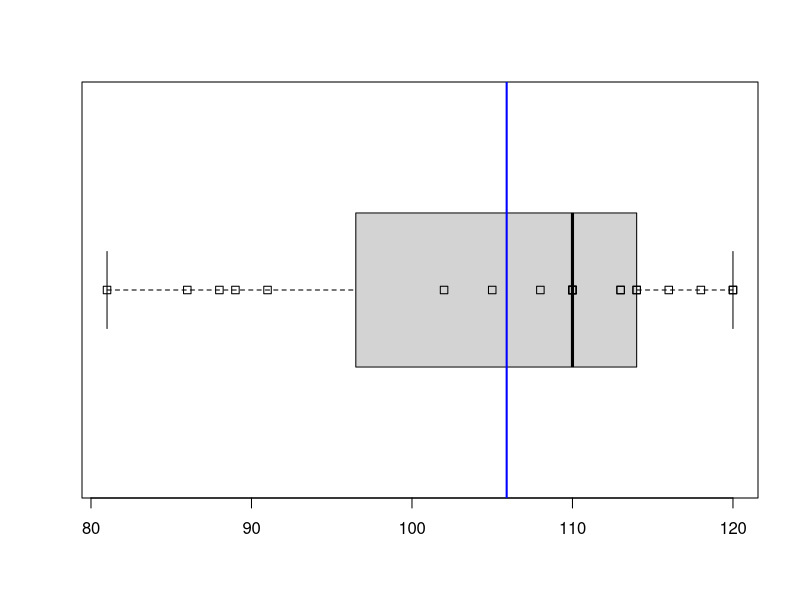
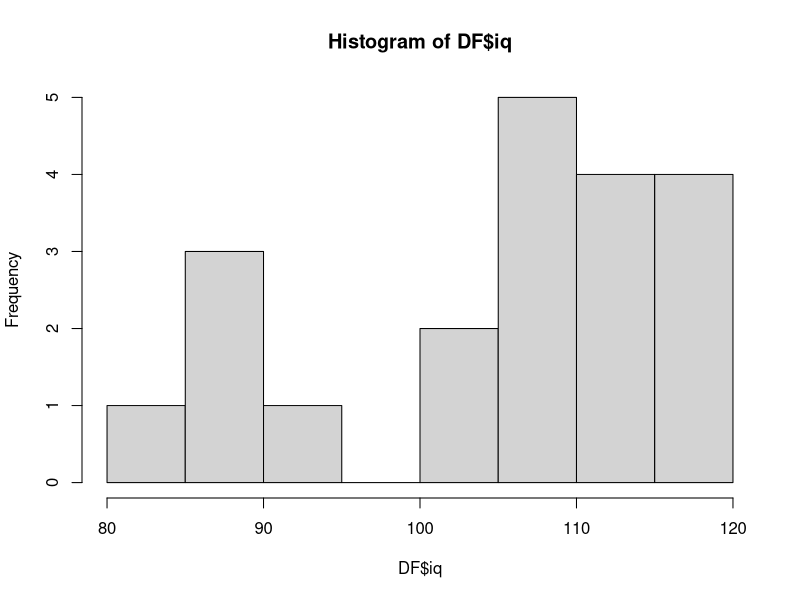
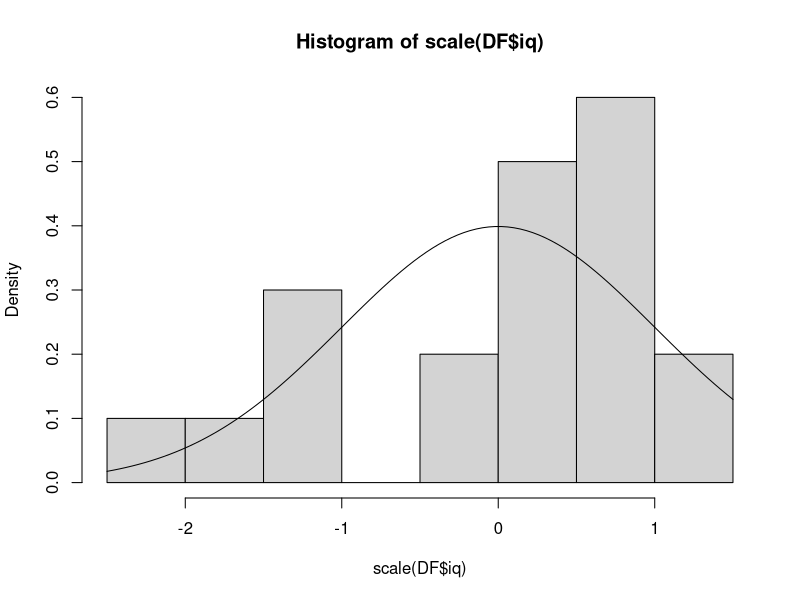
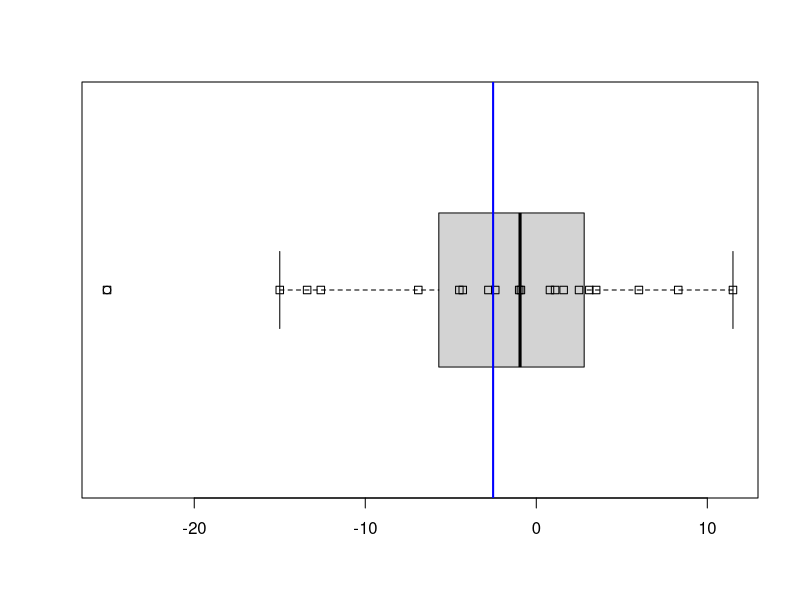
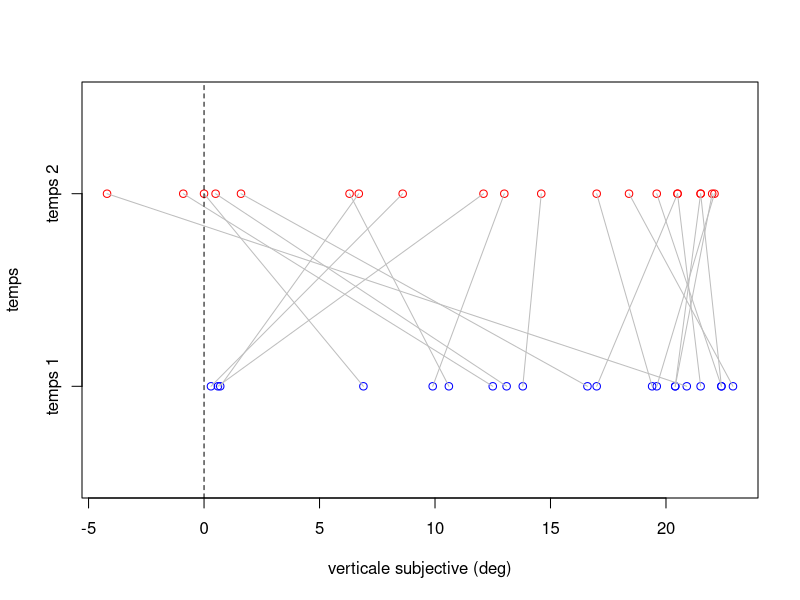
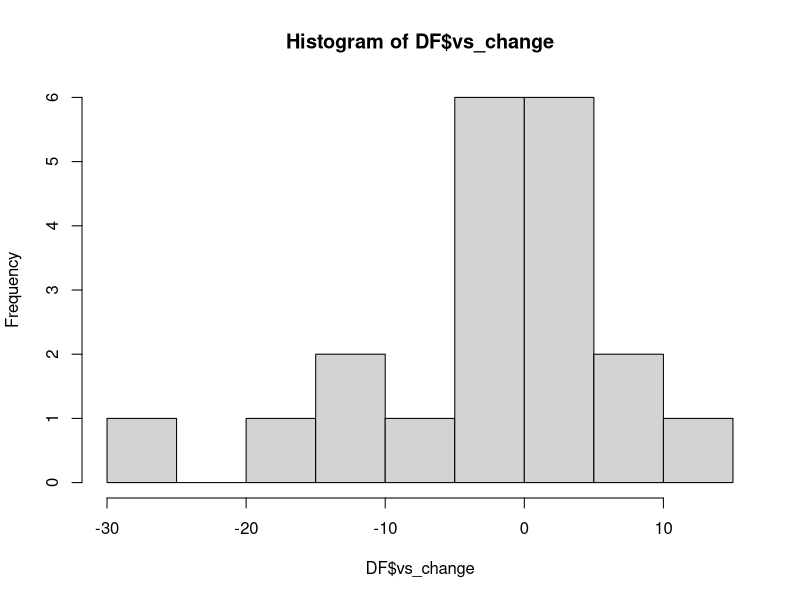
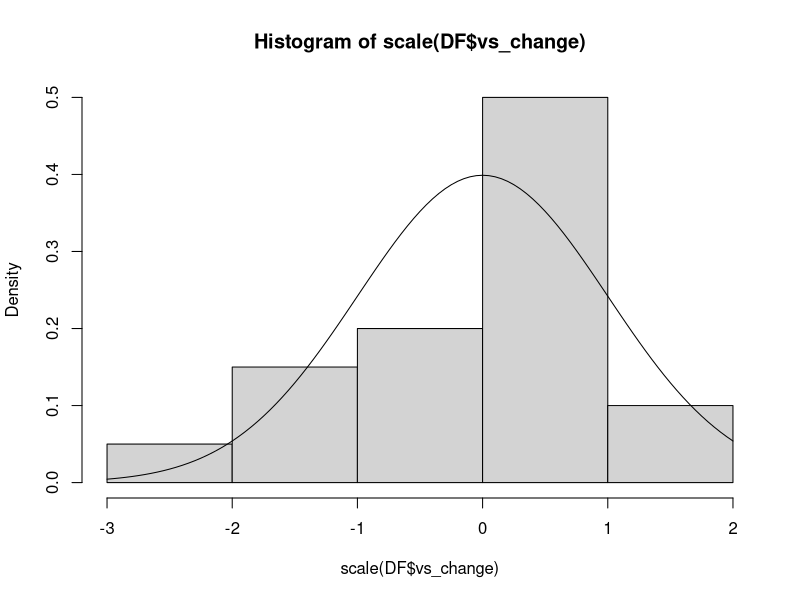

R code for these plots, in order: (Note: this script raises an error after producing the figures.)
## ---- chunk 1
knitr::opts_chunk$set(echo = TRUE, results = T, dpi = 800, warning=F)
rm(list = ls()) # efface tous les objets de l'environnement
## ---- chunk 2
DF <- readxl::read_xlsx("perception.xlsx")
DF # montre le DF
str(DF) # format des variables ok
summary(DF) # pas de NAs
## ---- chunk 3
# indice de tendances centrales (moyenne et médiane)
summary(DF$iq)
# indice de dispersion
sd(DF$iq)
quantile(x = DF$iq, probs = c(0.25, 0.75))
# graphique
boxplot(DF$iq, horizontal = T)
graphics::stripchart(DF$iq, add = T) # rajoute les observations individuelles
abline(v = mean(DF$iq), col = "blue", lwd = 2) # plot la moyenne
## ---- chunk 4
# histogramme des fréquences
hist(DF$iq,breaks = 12)
# histogramme de densité sur la variable centrée-réduite
hist(scale(DF$iq),prob=T);curve(dnorm(x),add=T)
# test de Shapiro Wilk
shapiro.test(DF$iq)
# test de kolmogorov-smirnov
ks.test(scale(DF$iq),"pnorm",mean=0,sd=1)
## ---- chunk 5
t.test(x= DF$iq, mu = 100)
## ---- chunk 6
wilcox.test(x= DF$iq, mu = 100)
## ---- chunk 7
DF$vs_change = DF$vs_t2 - DF$vs_t1 # attention c'est t2 - t1 qu'il faut calculer, et non pas t1 - t2
## ---- chunk 8
# indice de tendances centrales (moyenne et médiane)
summary(DF$vs_change)
# indice de dispersion
sd(DF$vs_change)
quantile(x = DF$vs_change, probs = c(0.25, 0.75))
# graphique
boxplot(DF$vs_change, horizontal = T)
graphics::stripchart(DF$vs_change, add = T) # rajoute les observations individuelles
abline(v = mean(DF$vs_change), col = "blue", lwd = 2) # plot la moyenne
## ---- chunk 9
stripchart(x = DF$vs_t1, # données à t1
           at = 1, # coordonnées en y
           ylim = c(0.5,2.5), # limites de l'axe y
           xlim = c(min(DF[,c("vs_t1", "vs_t2")]),
                    max(DF[,c("vs_t1", "vs_t2")])), # limites de l'axe x
           xlab = "verticale subjective (deg)",
           ylab = "temps",
           pch = 1, col = "blue") # forme des points
stripchart(x = DF$vs_t2, at = 2, add = T,
           pch = 1, col = "red")
axis(2, # 2 = axe y ; 1 = axe x
     at = c(1,2), # coordonnées
     labels = c("temps 1", "temps 2") # nom des modalités
     )
for(i in 1:nrow(DF)){ # boucle où i = numéro du sujet
  DF_tmp = DF[i, ] # DF temporaire pour un seul sujet i
  lines(y = c(1,2), # coordonnées y
       x = c(DF_tmp$vs_t1,DF_tmp$vs_t2), # coordonnées x
       col = "grey") # couleur de la ligne
}
abline(v = 0, lty = 2, col = "black")
## ---- chunk 10
# histogramme des fréquences
hist(DF$vs_change,breaks = 12)
# histogramme de densité sur la variable centrée-réduite
hist(scale(DF$vs_change),prob=T);curve(dnorm(x),add=T)
# test de Shapiro Wilk
shapiro.test(DF$vs_change)
# test de kolmogorov-smirnov
ks.test(scale(DF$vs_change),"pnorm",mean=0,sd=1)
## ---- chunk 11
t.test(x= DF$vs_change, mu = 0)
wilcox.test(x= DF$vs_change, mu = 0)
## ---- chunk 12
str(DF) # notre DF est un TIBBLE, on va donc le changer en DATA.FRAME
DF = data.frame(DF)

# maintenant on peut utiliser la fonction reshape, disponible dans le paquet stats, pré-installé dans R.

DF_long = 
stats::reshape(data = DF, # notre DF
               direction = "long", # indique que l'on veut que la VI "temps" (vs_t1, vs_t2) soit en format long, au lieu d'un format court.
               varying = c("vs_t1","vs_t2"), # les modalités de la VI
               v.names = "angle") # le nom de la VD

DF_long
## ---- chunk 13
t.test(formula = angle ~ time, data = DF_long, paired = T)
wilcox.test(formula = angle ~ time, data = DF_long, paired = T)
## ---- chunk 14
DF$vs_moy = (DF$vs_t1 + DF$vs_t2)/2 
## ---- chunk 15
stats::aggregate(x = vs_moy ~ field, data = DF, FUN = summary)
stats::aggregate(x = vs_moy ~ field, data = DF, FUN = sd)
## ---- chunk 16
boxplot(vs_moy ~ field, # formule : vs moyenne "prédit par" field
        data = DF,
        boxwex = 0.25) # largeur des boxplots

stripchart(vs_moy ~ field, # rajoute les points
           data = DF,
           pch = 1, # forme des points
           vertical = T, # orientation de l'axe y
           add = T) # pour ne pas effacer les boxplots

points(aggregate(x = vs_moy ~ field, data = DF, FUN = mean), # plot les moyennes
       cex = 1.5, # taille
       pch = 21, # forme des points (le 21 est un rond avec un fond colorable)
       bg = c("red", "green")) # background (bg) des points
## ---- chunk 17
# le plus simple est de séparer notre DF par groupe
DF_psycho = DF[DF$field == "psycho",]
DF_philo = DF[DF$field == "philo",]

hist(scale(DF_psycho$vs_moy), prob = T)
curve(dnorm(x), add = T)
shapiro.test(DF_psycho$vs_moy)

hist(scale(DF_philo$vs_moy), prob = T)
curve(dnorm(x), add = T)
shapiro.test(DF_philo$vs_moy)
## ---- chunk 18
stats::aggregate(x = vs_moy ~ field, data = DF, FUN = sd)
## ---- chunk 19
t.test(vs_moy ~ field, DF) # teste une différence de moyenne
wilcox.test(vs_moy ~ field, DF) # teste une différence de médiane
